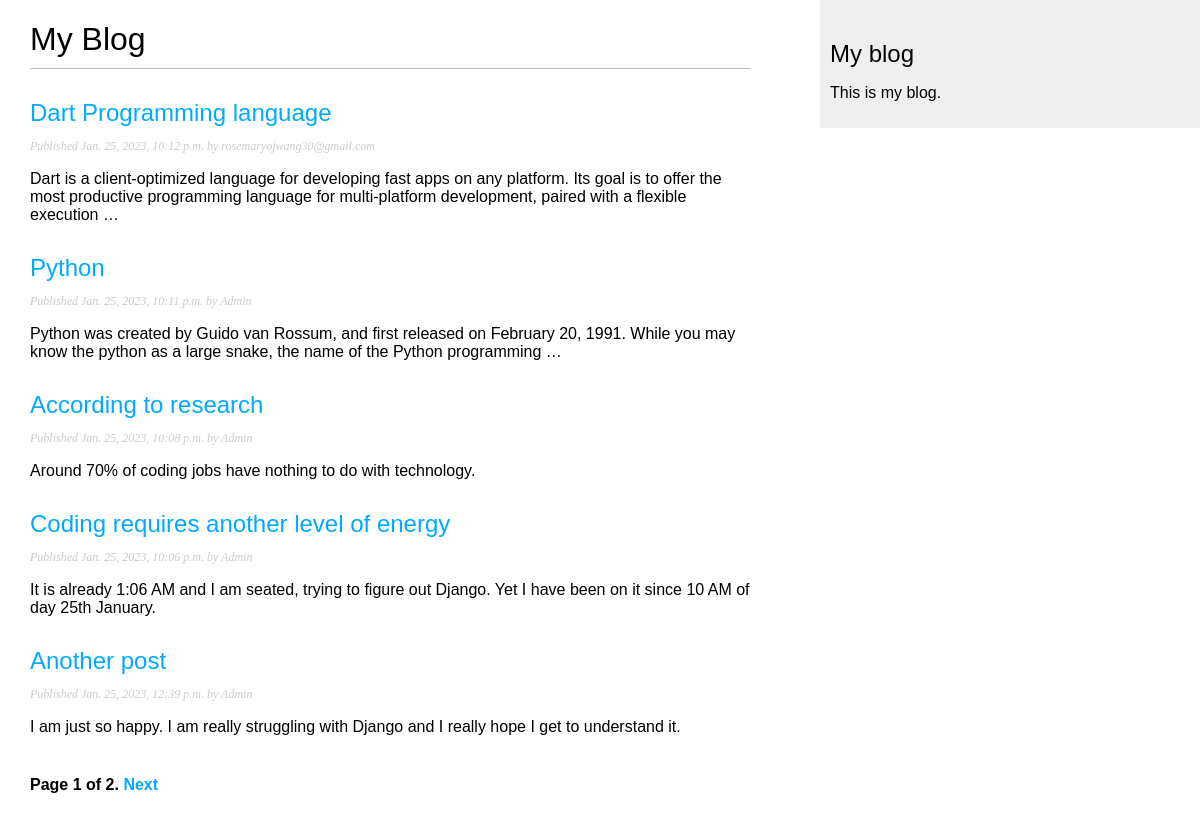
The page /blog/ on the database as committed earlier.
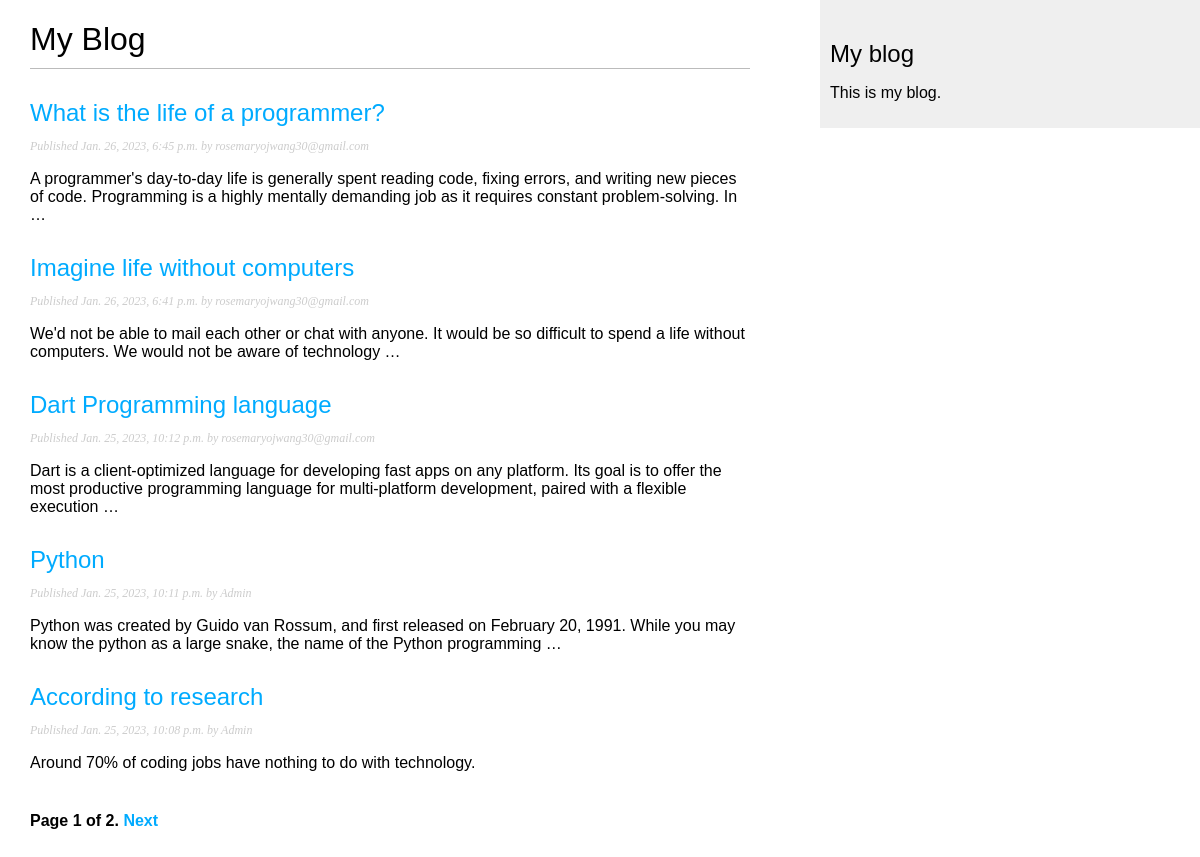
The same page on the database as committed later.
### blog/models.py (models this page shows, shortened)
class Post(models.Model):
    class Status(models.TextChoices):
        DRAFT = 'DF', 'Draft'
        PUBLISHED = 'PB', 'Published'
    title = models.CharField(max_length = 250)
    slug = models.SlugField(max_length = 250,
                            unique_for_date='publish')
    author = models.ForeignKey(User,
                               on_delete=models.CASCADE,
                               related_name='blog_posts')
    body = models.TextField()
    publish = models.DateTimeField(default=timezone.now)
    created = models.DateTimeField(auto_now_add=True)
    updated = models.DateTimeField(auto_now=True)
    status = models.CharField(max_length=2,
                              choices=Status.choices,
                              default=Status.DRAFT)
    objects = models.Manager()
    published = PublishedManager()
    class Meta:
        ordering = ['-publish']
        indexes = [
            models.Index(fields=['-publish']),
        ]
    def get_absolute_url(self):
        return reverse('blog:post_detail',
                       args=[self.publish.year,
                       self.publish.month,
                       self.publish.day,
                       self.slug])

### blog/views.py (the view)
# urls.py: path('', views.PostListView.as_view(), name = 'post_list'),
class PostListView(ListView):
    queryset =Post.published.all()
    context_object_name ='posts'
    paginate_by = 5
    template_name = 'blog/post/list.html'

### blog/templates/blog/post/list.html (shortened to what this page needs)
{% extends "blog/base.html" %}
{% block content %}
 <h1>My Blog</h1>
 {% for post in posts %}
  <h2>
    <a href="{{ post.get_absolute_url }}">
      {{ post.title }}
    </a>
  </h2>
  <p class="date">
    Published {{ post.publish }} by {{ post.author }}
  </p>
  {{ post.body|truncatewords:30|linebreaks }}
 {% endfor %}
 {% include "pagination.html" with page=page_obj %}
{% endblock %}

Rows that differ between the two databases and show on the page:
no longer on this page (row unchanged): Post: title "Coding requires another level of energy", publish "Jan. 25, 2023, 10:06 p.m.", author "Admin", body "It is already 1:06 AM and I am seated, trying to figure out Django. Yet I have been on it since 10 AM of day 25th January."
no longer on this page (row unchanged): Post: title "Another post", publish "Jan. 25, 2023, 12:39 p.m.", author "Admin", body "I am just so happy. I am really struggling with Django and I really hope I get to understand it."
added Post: title "What is the life of a programmer?", publish "Jan. 26, 2023, 6:45 p.m.", author "rosemaryojwang30@gmail.com", body "A programmer's day-to-day life is generally spent reading code, fixing errors, and writing new pieces of code. Programming is a highly mentally demanding job as it requires constant problem-solving. In …"
added Post: title "Imagine life without computers", publish "Jan. 26, 2023, 6:41 p.m.", author "rosemaryojwang30@gmail.com", body "We'd not be able to mail each other or chat with anyone. It would be so difficult to spend a life without computers. We would not be aware of technology …"
